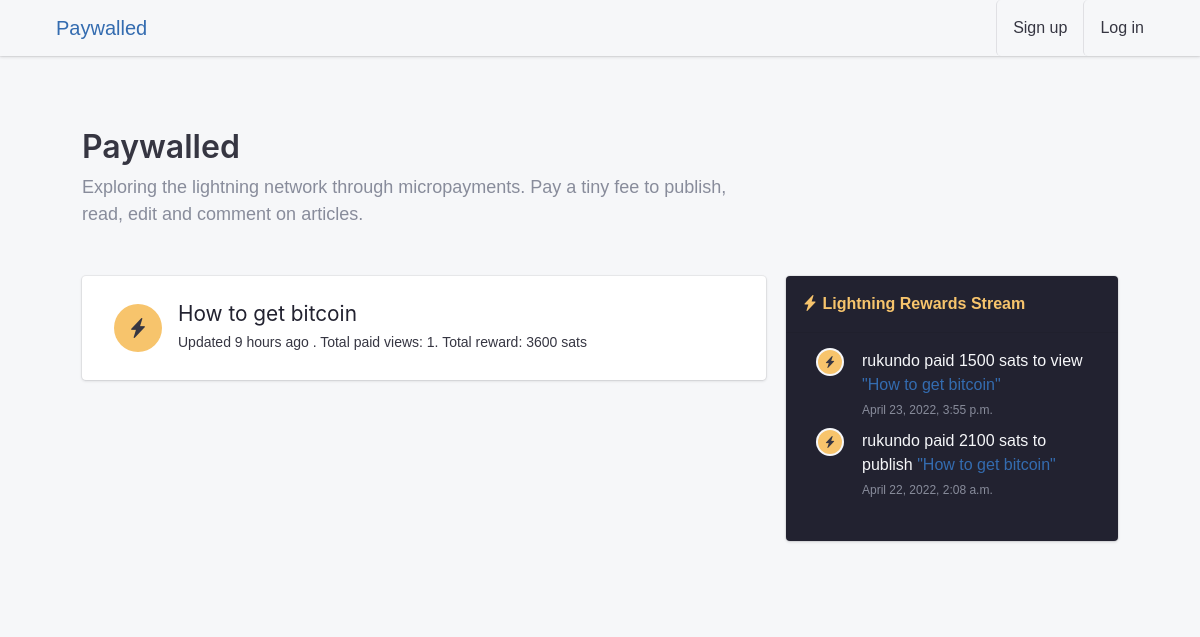
/, run on an earlier commit of the app's database.
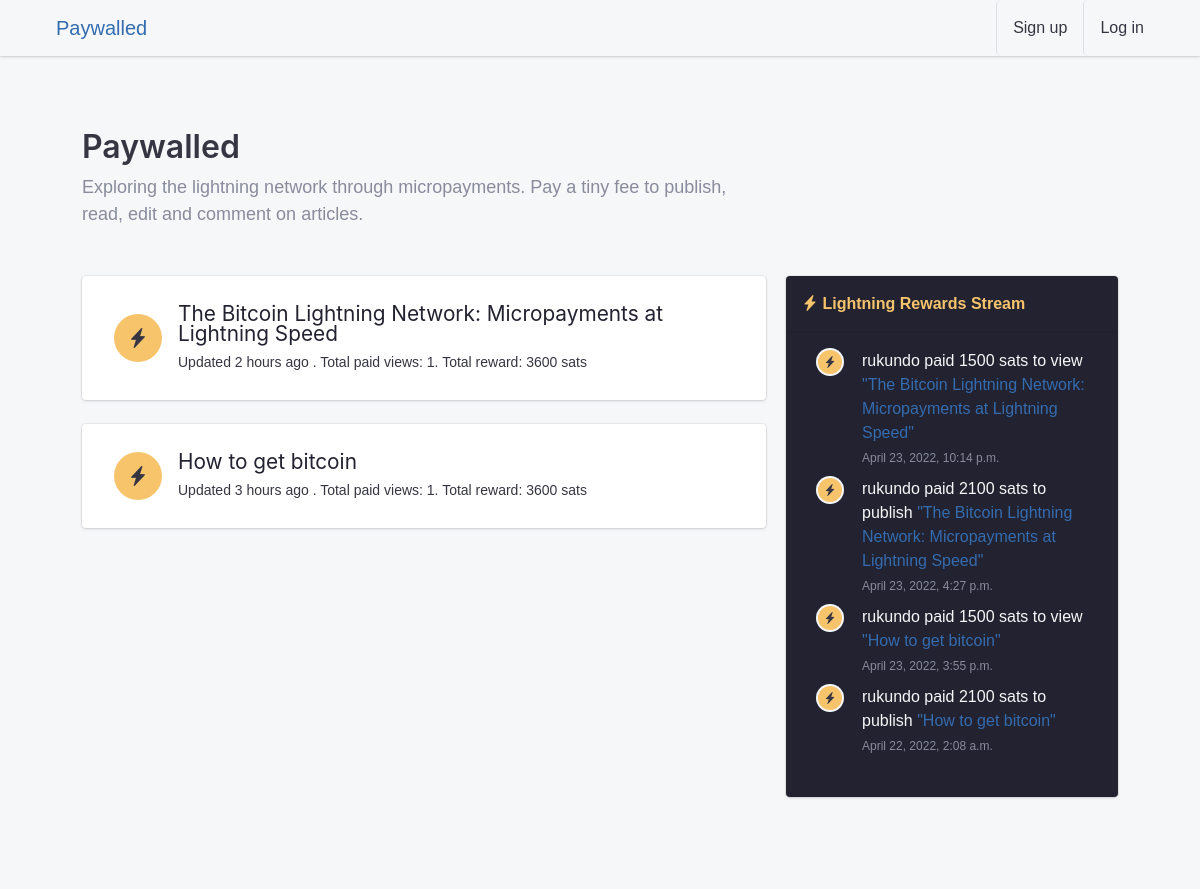
And on a later commit of the database.
### apps/blog/models.py (models this page shows, shortened)
class Article(models.Model):
    DRAFT = "D"
    PUBLISHED = "P"
    STATUS = ((DRAFT, _("Draft")), (PUBLISHED, _("Published")))
    uuid = models.UUIDField(unique=True, default=uuid.uuid4, editable=False)
    user = models.ForeignKey(
        settings.AUTH_USER_MODEL,
        null=True,
        related_name="articles",
        on_delete=models.SET_NULL,
    )
    date_created = models.DateTimeField(auto_now_add=True)
    date_published = models.DateTimeField(auto_now=True)
    title = models.CharField(max_length=255, null=True, unique=True)
    status = models.CharField(max_length=1, choices=STATUS, default=DRAFT)
    content = models.CharField(_("Content"), max_length=40000, blank=True)
    edited = models.BooleanField(default=False)
    objects = ArticleQuerySet.as_manager()
    class Meta:
        verbose_name = _("Article")
        verbose_name_plural = _("Articles")
        ordering = ("-date_published",)
    def get_absolute_url(self):
        return reverse('articles:article', kwargs={ "article_uuid": self.uuid })
    def get_view_count(self):
        return self.payments.filter(status="complete", purpose="view").count()
    def get_total_reward(self):
        return self.payments.filter(status="complete").aggregate(total_reward=Sum('satoshi_amount'))

### apps/payments/models.py (models this page shows, shortened)
class Payment(models.Model):
    PAYMENT_STATUS_CHOICES = (
        ('pending_invoice', 'Pending Invoice'), # Should be atomic
        ('pending_payment', 'Pending Payment'),
        ('complete', 'Complete'),
        ('error', 'Error'),
    )
    PUBLISH = "publish"
    VIEW = "view"
    EDIT = "edit"
    COMMENT = "comment"
    PAYMENT_PURPOSE_CHOICES = (
        (PUBLISH, 'Publish'),
        (VIEW, 'View'),
        (EDIT, 'Edit'),
        (COMMENT, 'Comment'),
    )
    user = models.ForeignKey(
        settings.AUTH_USER_MODEL,
        null=True,
        related_name="payments",
        on_delete=models.SET_NULL,
    )
    article = models.ForeignKey(Article, on_delete=models.CASCADE, related_name='payments')
    purpose = models.CharField(max_length=10, choices=PAYMENT_PURPOSE_CHOICES)
    satoshi_amount = models.IntegerField()
    r_hash = models.CharField(max_length=64)
    payment_request = models.CharField(max_length=1000)
    status = models.CharField(max_length=50, default='pending_invoice', choices=PAYMENT_STATUS_CHOICES)
    created_at = models.DateTimeField(auto_now_add=True)
    modified_at = models.DateTimeField(auto_now=True)

### apps/authentication/models.py (models this page shows, shortened)
class Profile(models.Model):
    user = models.OneToOneField(User, on_delete=models.CASCADE, verbose_name=_("user"))
    node_pubkey = models.CharField(max_length=80, unique=True, blank=True, null=True)
    class Meta:
        verbose_name = _("profile")
        verbose_name_plural = _("profiles")
        db_table = "auth_profile"
    def get_screen_name(self):
        try:
            if self.user.get_full_name():
                return self.user.get_full_name()
            else:
                return self.user.username
        except Exception:
            return self.user.username

### apps/core/views.py (the view)
# urls.py: path("", core_views.home, name="home"),
def home(request):
    published_articles = Article.objects.get_published()
    payments = Payment.objects.filter(status='complete').order_by('-modified_at')
    return render(
        request, "core/home.html", {
            "articles": published_articles,
            "payments": payments
        },
    )

### apps/blog/models.py (called while the page is built)
    def get_published(self):
        return self.filter(status="P").order_by("-date_published")

### apps/core/templates/core/home.html (shortened to what this page needs)
{% extends 'base.html' %}
{% load static i18n humanize %}
{% block content %}
<section class="position-relative pb-5 bg-light">
    <div class="sticker">
        <div class="sticker-item sticker-top-right sticker-soften">
        </div>
        <div class="sticker-item sticker-bottom-left sticker-soften scale-150">
        </div>
    </div>
    <div class="container position-relative">
        <div class="row">
            <div class="col-md-8">
                <h2 class="text-center text-sm-left"> Paywalled</h2>
                <p class="lead text-muted text-center text-sm-left mb-5">Exploring the lightning network through
                    micropayments. Pay a tiny fee to publish, read, edit and comment on articles.</p>
            </div>
        </div>
        <div class="row">
            <div class="col-md-8">
                <div class="list-group list-group-flush list-group-divider">
                    {% for article in articles %}
                    {% include 'partials/article_list.html' %}
                    {% empty %}
                    <h4 class="no-data">{% trans 'There is no published article yet' %}. <a
                            href="{% url 'articles:write_new' %}">{% trans 'Be the first one to publish one' %}!</a>
                    </h4>
                    {% endfor %}
                </div>
            </div>
            <div class="col-md-4">
                <div class="card text-light bg-dark">
                    <div class="card-header text-warning"><i class="bi bi-lightning-charge-fill"></i> Lightning Rewards
                        Stream</div>
                    <div class="card-body">
                        {% if payments %}
                        <ul class="timeline timeline-fluid">
                            {% for payment in payments %}
                            {% include 'partials/article_payment.html' with mode="general" %}
                            {% endfor %}
                        </ul>
                        {% else %}
                        <p>No payments for this article at this time.</p>
                        {% endif %}
                    </div>
                </div>
            </div>
        </div>
    </div>
</section>
{% endblock content %}

### paywalled/templates/partials/article_list.html (shortened to what this page needs)
{% load humanize %}
<div class="card mb-4" id="articles">
    <div class="card-body">
        <div class="list-group-item">
            <div class="list-group-item-figure">
                <a href="{% url 'articles:article' article.uuid %}" class="tile tile-lg tile-circle bg-warning">
                    <i class="bi bi-lightning-charge-fill"></i>
                </a>
            </div>
            <div class="list-group-item-body">
                <h3 style="font-size:1.3rem" class="list-group-item-title">
                    <a href="{% url 'articles:article' article.uuid %}">{{ article.title }}</a>
                </h3>
                <p class="list-group-item-subtitle mt-2">Updated
                    {{ article.date_published|naturaltime }}
                    . Total paid views: {{ article.get_view_count }}. Total reward:
                    {{ article.get_total_reward.total_reward }} sats</p>
            </div>
        </div>
    </div>
</div>

### paywalled/templates/partials/article_payment.html
<li class="timeline-item">
    <div class="timeline-figure">
        <span class="tile tile-circle tile-sm bg-warning"><i class="bi bi-lightning-charge-fill"></i></span>
    </div>
    <div class="timeline-body">
        <div class="media">
            <div class="media-body">
                <p class="mb-0">
                    {{ payment.user.profile.get_screen_name }} paid
                    {{ payment.satoshi_amount }} sats to
                    {{ payment.purpose }} {% if mode == 'general' %}<a
                        href="{{ payment.article.get_absolute_url }}">"{{ payment.article.title }}"</a>{% endif %}
                </p><span class="timeline-date">{{ payment.created_at }}</span>
            </div>
        </div>
    </div>
</li>

What changed in the data, as far as the page shows it:
now on this page (row edited): Article: title "The Bitcoin Lightning Network: Micropayments at Lightning Speed", date_published "2 hours ago", get_view_count "1", get_total_reward.total_reward "3600"
changed Article "How to get bitcoin": date_published "9 hours ago" → "3 hours ago"
added Payment: user.profile.get_screen_name "rukundo", satoshi_amount "1500", purpose "view", article "The Bitcoin Lightning Network: Micropayments at Lightning Speed", created_at "April 23, 2022, 10:14 p.m."
now on this page (row edited): Payment: user.profile.get_screen_name "rukundo", satoshi_amount "2100", purpose "publish", article "The Bitcoin Lightning Network: Micropayments at Lightning Speed", created_at "April 23, 2022, 4:27 p.m."
